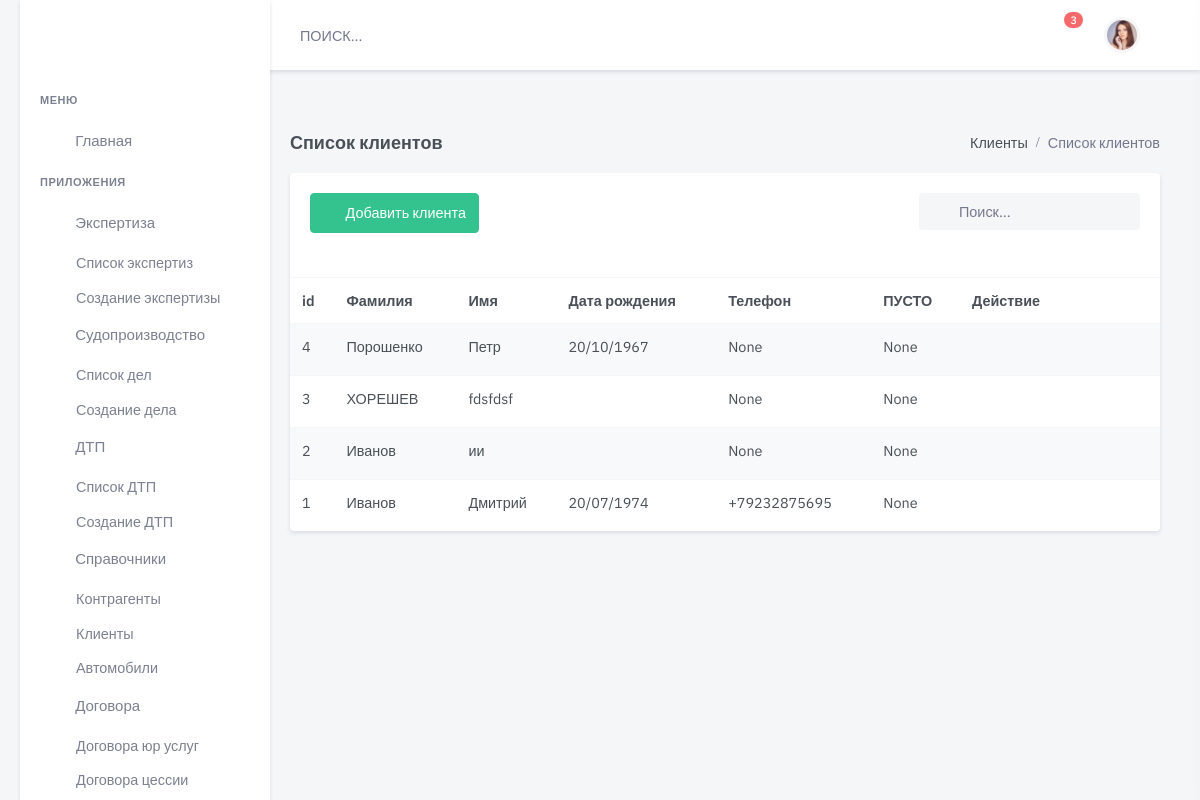
/client/, run on the app's committed database.
### client/models.py (models this page shows, shortened)
class Client(models.Model):
    name = models.CharField(
        max_length=300,
        blank=True,
        null=True,
        verbose_name='Имя ')
    surname = models.CharField(
        max_length=24,
        blank=True,
        null=True,
        verbose_name='Фамилия ')
    midlename = models.CharField(
        max_length=24,
        blank=True,
        null=True,
        verbose_name='Отчество ')
    phone = models.CharField(
        max_length=50,
        blank=True,
        null=True,
        verbose_name='Номер телефона')
    phone2 = models.CharField(
        max_length=50,
        blank=True,
        null=True,
        verbose_name='Номер телефона 1')
    serial_pass = models.CharField(
        max_length=5,
        blank=True,
        null=True,
        verbose_name='Серия паспорта',
        help_text="Вводится 4 цифры без пробела")
    number_pass = models.IntegerField(
        blank=True,
        null=True,
        verbose_name='Номер паспорта',
        help_text="Вводится 6 цифр без пробела")
    enter_org = models.CharField(
        max_length=100,
        blank=True,
        null=True,
        verbose_name='Кем выдан',
        help_text="УВД,ОВД,ЗАГС, МВД")
    data_create = models.DateField(
        blank=True,
        null=True,
        verbose_name='Дата выдачи')
    adress_reg = models.CharField(
        max_length=50,
        blank=True,
        verbose_name='Место регистрации')
    adress_home = models.CharField(
        max_length=50, blank=True,
        verbose_name='Место жительства')
    date_birth = models.DateField(
        blank=True,
        null=True,
        verbose_name='Дата рождения')
    point_birth = models.CharField(
        max_length=50,
        blank=True,
        verbose_name='Место рождение')
    doc_pass = models.FileField(
        default=None,
        blank=True,
        upload_to='client/upload/pasport/',
        verbose_name="Фото паспорта")
    serial_lic = models.CharField(
        max_length=24,
        blank=True,
        null=True,
        default=None,
        verbose_name='Серия ВУ',
        help_text="Вводится 4 цифры без пробела")
    number_lic = models.CharField(
        max_length=100,
        blank=True,
        null=True,
        default=None,
        verbose_name='Номер ВУ',
        help_text="Вводится 6 цифр без пробела")
    enter_lic = models.CharField(
        max_length=100,
        blank=True,
        null=True,
        default=None,
        verbose_name='Кем выдан ГИБДД')
    create_lic = models.DateField(
        blank=True,
        null=True,
        default=None,
        verbose_name='Дата  выдачи')
    adress_lic = models.CharField(
        max_length=100,
        blank=True,
        null=True,
        default=None,
        verbose_name='Место выдачи ВУ')
    category = models.CharField(
        max_length=50,
        blank=True,
        null=True,
        default=None,
        verbose_name='Категории прав',
        help_text="B,C,D,E,BC,DE,A")
    doc_lic = models.FileField(
        upload_to='assets/img/products_images/',
        null=True,
        default=None,
        blank=True,
        verbose_name="Фото ВУ")
    post_mail = models.EmailField(
        max_length=24,
        blank=True,
        null=True,
        verbose_name='Адрес Эл.почты')
    link_social = models.URLField(
        max_length=24,
        blank=True,
        null=True,
        default=None,
        verbose_name='Адрес в соц.сети')
    attorney = models.DateField(
        blank=True,
        null=True,
        default=None,
        verbose_name='Дата  Окончание доверенности')
    doc_attorney = models.FileField(
        upload_to='upload/doc_attorney/',
        null=True,
        default=None,
        blank=True,
        verbose_name="Файл Доверенности")
    doc_requisites = models.FileField(
        upload_to='upload/doc_requisites/',
        null=True,
        default=None,
        blank=True,
        verbose_name="Файл Реквизитов банк")
    draft = models.BooleanField("Черновик", default=False)
    is_active = models.BooleanField(default=True)
    created = models.DateTimeField(auto_now_add=True, auto_now=False)
    updated = models.DateTimeField(auto_now_add=False, auto_now=True)
    class Meta:
        verbose_name = "Клиент  "
        verbose_name_plural = "Клиенты"
        ordering = ['-created']

### client/views.py (the view)
# urls.py: path('', views.client_list, name='client-list'),
def client_list(request):
    clients = Client.objects.all()
    return render(request, 'dist/handbk/person/client-list.html', {'results': clients})

### templates/dist/handbk/person/client-list.html (shortened to what this page needs)
{% extends 'dist/include/base.html' %}
{% load static %}
{% block content %}
  <div class="main-content">
    <div class="page-content">
      <div class="container-fluid">
        <div class="row">
          <div class="col-12">
            <div class="page-title-box d-flex align-items-center justify-content-between">
              <h4 class="mb-0">Список клиентов</h4>
              <div class="page-title-right">
                <ol class="breadcrumb m-0">
                  <li class="breadcrumb-item"><a href="javascript: void(0);">Клиенты</a></li>
                  <li class="breadcrumb-item active">Список клиентов</li>
                </ol>
              </div>
            </div>
          </div>
        </div>
        <div class="row">
          <div class="col-lg-12">
            <div class="card">
              <div class="card-body">
                <div class="row mb-2">
                  <div class="col-md-6">
                    <div class="mb-3">
                      <a href='{% url 'client-new' %}' class="btn btn-success waves-effect waves-light">
                        <i class="mdi mdi-plus me-2"></i> Добавить клиента</a>
                    </div>
                  </div>
                  <div class="col-md-6">
                    <div class="form-inline float-md-end mb-3">
                      <div class="search-box ms-2">
                        <div class="position-relative">
                          <input type="text" class="form-control rounded bg-light border-0" placeholder="Поиск...">
                          <i class="mdi mdi-magnify search-icon"></i>
                        </div>
                      </div>
                    </div>
                  </div>
                </div>
              </div>
              <table class="table table-striped table-nowrap mb-0">
                <thead>
                <tr>
                  <th scope="col">id</th>
                  <th scope="col">Фамилия</th>
                  <th scope="col">Имя</th>
                  <th scope="col">Дата рождения</th>
                  <th scope="col">Телефон</th>
                  <th scope="col">ПУСТО</th>
                  <th scope="col" style="width: 200px;">Действие</th>
                </tr>
                </thead>
                <tbody>
                {% for item in results %}
                  <tr>
                    <td>
                      <a href="/client/edit/{{ item.id }}/" class="text-body">{{ item.id }}</a>
                    </td>
                    <td>
                      <a href="/client/edit/{{ item.id }}/" class="text-body">{{ item.surname }}</a>
                    </td>
                    <td>{{ item.name }}</td>
                    <td>{{ item.date_birth|date:"d/m/Y" }}</td>
                    <td>{{ item.phone }}</td>
                    <td>{{ item.attorney }}</td>
                    <td>
                      <ul class="list-inline mb-0">
                        <li class="list-inline-item dropdown">
                          <a class="text-muted dropdown-toggle font-size-18 px-2" href="#" role="button"
                             data-bs-toggle="dropdown" aria-haspopup="true">
                          </a>
                        </li>
                      </ul>
                    </td>
                  </tr>
                {% endfor %}
                </tbody>
              </table>
            </div>
          </div>
        </div>
      </div>
    </div>
  </div>
{% endblock content %}

### static/css/accident-main.css (style rules this page uses)
body { font-family: sans-serif; background: #E8E8E8; padding: 20px; font-size: 17px; }
@media (max-width:1311px) { body { margin:0%; } }

### data on the page
Client: id "4", surname "Порошенко", name "Петр", date_birth "20/10/1967", phone "None", attorney "None"
Client: id "3", surname "ХОРЕШЕВ", name "fdsfdsf", phone "None", attorney "None"
Client: id "2", surname "Иванов", name "ии", phone "None", attorney "None"
Client: id "1", surname "Иванов", name "Дмитрий", date_birth "20/07/1974", phone "+79232875695", attorney "None"
